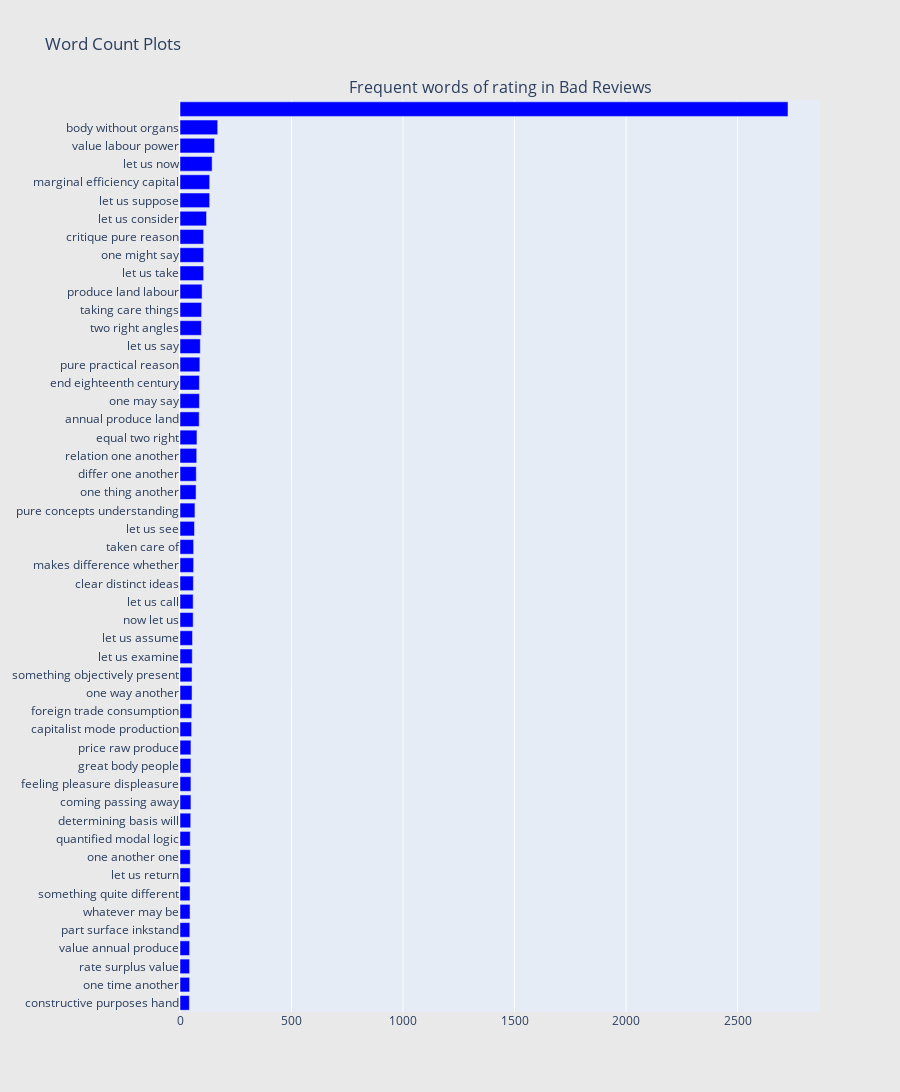

Notebook code for this chart:
### Code cell
## Get the bar chart from bad reviews ##
freq_dict = defaultdict(int)
for sent in df["sentence_lowered"]:
    for word in generate_ngrams(sent,3):
        freq_dict[word] += 1
fd_sorted = pd.DataFrame(sorted(freq_dict.items(), key=lambda x: x[1])[::-1])
fd_sorted.columns = ["word", "wordcount"]
trace0 = horizontal_bar_chart(fd_sorted.head(50), 'blue')

# ## Get the bar chart from good Reviews ##
# freq_dict = defaultdict(int)
# for sent in good_df["Reviews"]:
#     for word in generate_ngrams(sent):
#         freq_dict[word] += 1
# fd_sorted = pd.DataFrame(sorted(freq_dict.items(), key=lambda x: x[1])[::-1])
# fd_sorted.columns = ["word", "wordcount"]
# trace1 = horizontal_bar_chart(fd_sorted.head(50), 'blue')

# Creating two subplots
fig = tools.make_subplots(rows=1, cols=1, vertical_spacing=0.04,
                          subplot_titles=["Frequent words of rating in Bad Reviews", 
                                          "Frequent words of rating in Good Reviews"])
fig.append_trace(trace0, 1, 1)
#fig.append_trace(trace1, 1, 2)
fig['layout'].update(height=1200, width=900, paper_bgcolor='rgb(233,233,233)', title="Word Count Plots")
py.iplot(fig, filename='word-plots')

### Figure 1 — Plotly figure (JSON) as saved in the notebook; plotly's stock layout.template omitted (floating-point values rounded to 4 significant figures)
{"data": [{"marker": {"color": "blue"}, "orientation": "h", "showlegend": false, "type": "bar", "x": [42, 43, 43, 43, 44, 45, 45, 46, 46, 46, 48, 49, 49, 49, 49, 52, 53, 54, 54, 55, 56, 59, 59, 60, 61, 61, 65, 67, 72, 73, 75, 76, 86, 87, 87, 89, 91, 96, 97, 99, 106, 106, 106, 119, 133, 133, 144, 155, 169, 2726], "xaxis": "x", "y": ["constructive purposes hand", "one time another", "rate surplus value", "value annual produce", "part surface inkstand", "whatever may be", "something quite different", "let us return", "one another one", "quantified modal logic", "determining basis will", "coming passing away", "feeling pleasure displeasure", "great body people", "price raw produce", "capitalist mode production", "foreign trade consumption", "one way another", "something objectively present", "let us examine", "let us assume", "now let us", "let us call", "clear distinct ideas", "makes difference whether", "taken care of", "let us see", "pure concepts understanding", "one thing another", "differ one another", "relation one another", "equal two right", "annual produce land", "one may say", "end eighteenth century", "pure practical reason", "let us say", "two right angles", "taking care things", "produce land labour", "let us take", "one might say", "critique pure reason", "let us consider", "let us suppose", "marginal efficiency capital", "let us now", "value labour power", "body without organs", "  "], "yaxis": "y"}], "layout": {"annotations": [{"font": {"size": 16}, "showarrow": false, "text": "Frequent words of rating in Bad Reviews", "x": 0.5, "xanchor": "center", "xref": "paper", "y": 1, "yanchor": "bottom", "yref": "paper"}], "height": 1200, "paper_bgcolor": "rgb(233,233,233)", "title": {"text": "Word Count Plots"}, "width": 900, "xaxis": {"anchor": "y", "domain": [0, 1]}, "yaxis": {"anchor": "x", "domain": [0, 1]}}}
